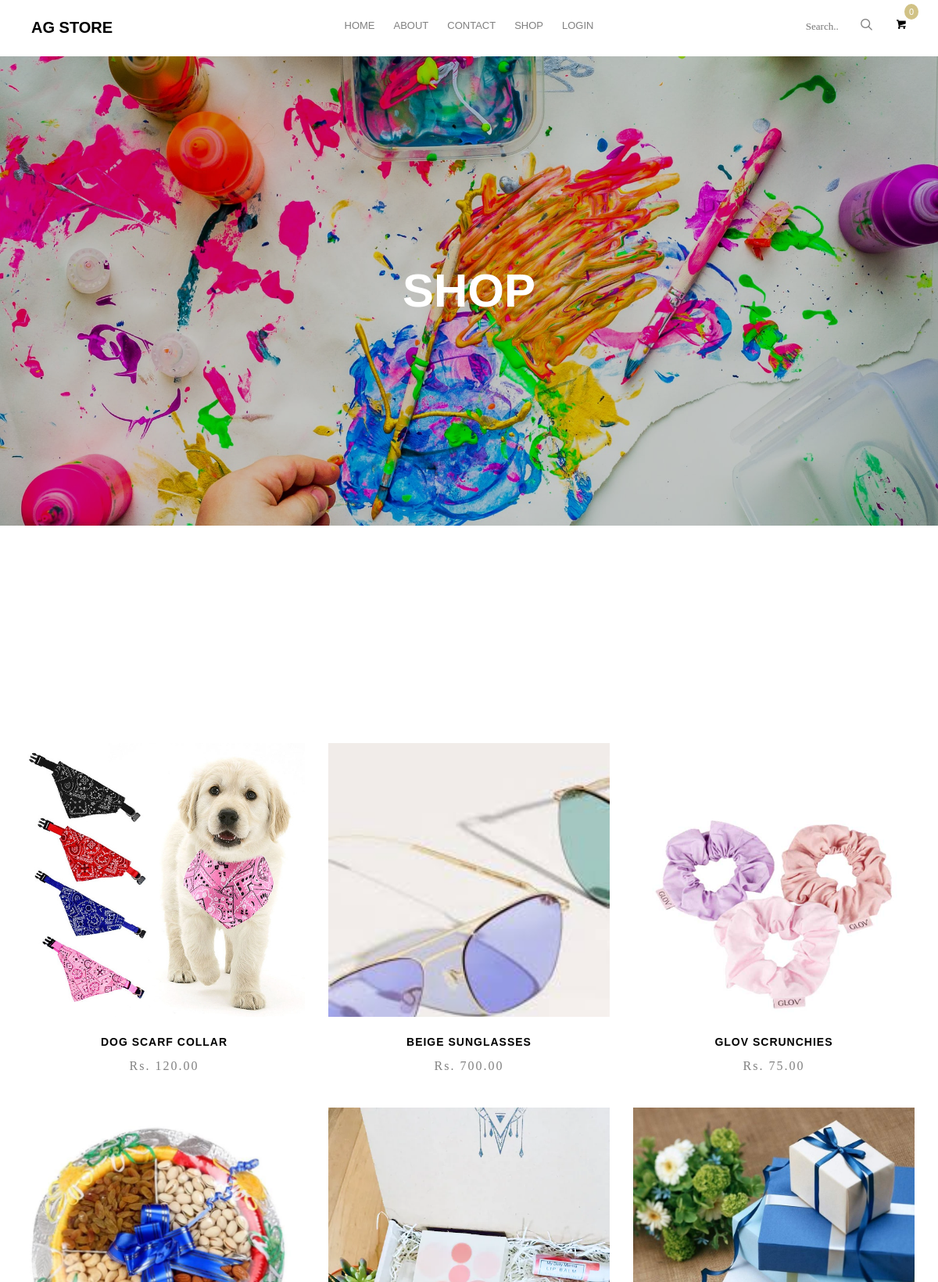
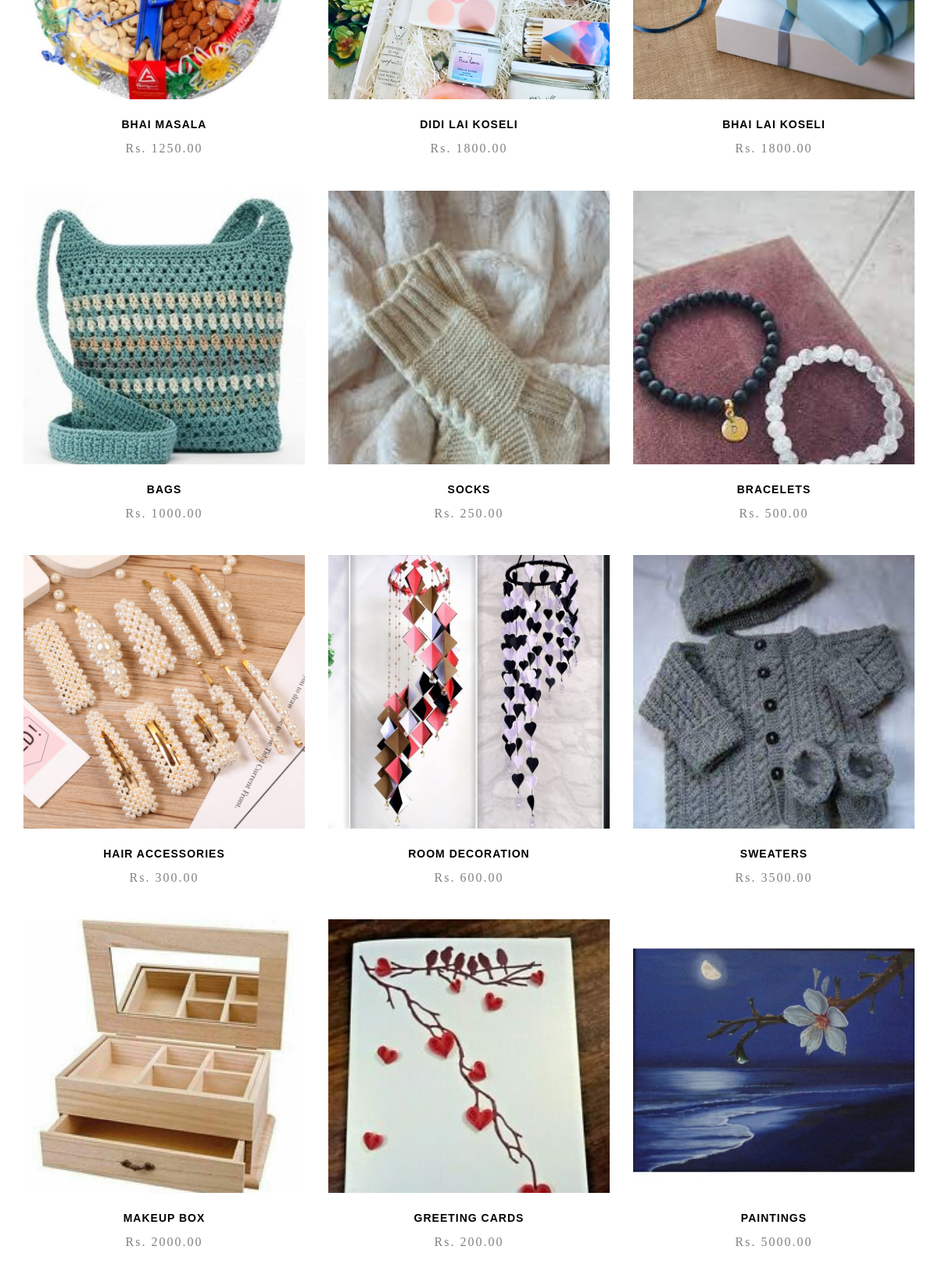
The page /product.php (upper part) on the database its author committed (2 pictures, top to bottom).
### tables this page shows
CREATE TABLE `products` (
  `productID` int(11) NOT NULL,
  `productName` varchar(50) NOT NULL,
  `productDesc` varchar(255) NOT NULL,
  `productPrice` decimal(10,2) NOT NULL,
  `productPhoto` varchar(255) NOT NULL,
  `categoryID` int(11) DEFAULT NULL
);

### product.php (the view, shortened to what this page needs)
<?php
require 'config.inc.php';
?>
<!DOCTYPE HTML>
<html>
<head>
    <link rel="stylesheet" href="./css/animate.css">
    <link rel="stylesheet" href="./css/icomoon.css">
    <link rel="stylesheet" href="./css/bootstrap.css">
    <link rel="stylesheet" href="./css/flexslider.css">
    <link rel="stylesheet" href="./css/owl.carousel.min.css">
    <link rel="stylesheet" href="./css/owl.theme.default.min.css">
    <link rel="stylesheet" href="./css/style.css">
</head>
<body>
    <div id="page" class="product-screen">
        <nav class="fh5co-nav" role="navigation">
            <div class="container">
                <div class="row">
                    <div class="col-md-3 col-xs-2">
                        <div id="fh5co-logo"><a href="index.php">AG Store</a></div>
                    </div>
                    <div class="col-md-6 col-xs-6 text-center menu-1">
                        <ul>
                            <li><a href="index.php">Home</a></li>
                            <li><a href="about.php">About</a></li>
                            <li><a href="contact.php">Contact</a></li>
                            <li><a href="product.php">Shop</a></li>
                            <?php
                            if($_SESSION['loggedIn']){
                                echo '<li>'. $_SESSION['userName'].'</li>';
                                echo '<li><a href="logout.php">Log Out</a></li>';
                            } else{
                                echo '<li><a href="login.php">Login</a></li>';
                            } ?>
                        </ul>
                    </div>
                    <div class="col-md-3 col-xs-4 text-right hidden-xs menu-2">
                        <ul>
                            <li class="search">
                                <div class="input-group">
                                    <input type="text" placeholder="Search..">
                                    <span class="input-group-btn">
										<button class="btn btn-primary" type="button"><i
												class="icon-search"></i></button>
									</span>
                                </div>
                            </li>
                            <li class="shopping-cart"><a href="#" class="cart"><span><small>0</small><i
											class="icon-shopping-cart"></i></span></a></li>
                        </ul>
                    </div>
                </div>
            </div>
        </nav>
        <header id="fh5co-header" class="fh5co-cover fh5co-cover-sm" role="banner" style="background-image:url(images/img_bg_8.jpg);">
            <div class="overlay"></div>
            <div class="container">
                <div class="row">
                    <div class="col-md-8 col-md-offset-2 text-center">
                        <div class="display-t">
                            <div class="display-tc animate-box" data-animate-effect="fadeIn">
                                <h1>Shop</h1>
                            </div>
                        </div>
                    </div>
                </div>
            </div>
        </header>
        <div id="fh5co-product" class="product-screen-container">
            <div class="container">
                <div class="row productList">
                <?php
                    $sql = "SELECT * FROM products;";
                    if($result = $conn -> query($sql)){
                        if($result -> num_rows > 0){
                            while($row = $result -> fetch_array()){?>
                    <div class="col-md-4 text-center">
                        <div class="product">
                            <div class="product-grid" style="background-image:url(images/<?php echo $row['productPhoto']?>);">
                            </div>
                            <div class="desc">
                                <h3><?php echo '<a href="./single.php?productID='. $row['productID'].'">'.$row['productName'].'</a>';?></h3>
                                <span class="price">Rs. <?php echo $row['productPrice'];?></span>
                            </div>
                        </div>
                    </div>
                    <?php
                                        }
                                    }
                                }
                            ?>
                </div>
            </div>
        </div>
    </div>
</body>
</html>

### css/icomoon.css (style rules this page uses)
[class^="icon-"], [class*=" icon-"] { font-family: 'icomoon' !important; speak: none; font-style: normal; font-weight: normal; font-variant: normal; text-transform: none; line-height: 1; -webkit-font-smoothing: antialiased; -moz-osx-font-smoothing: grayscale; }
.icon-search:before { content: "\e036"; }
.icon-shopping-cart:before { content: "\ea13"; }

### rows shown on the page
products: productPhoto (picture), productName "DOG SCARF COLLAR", productPrice "120.00"
products: productPhoto (picture), productName "BEIGE SUNGLASSES", productPrice "700.00"
products: productPhoto (picture), productName "GLOV SCRUNCHIES", productPrice "75.00"
products: productPhoto (picture), productName "BHAI MASALA", productPrice "1250.00"
products: productPhoto (picture), productName "DIDI LAI KOSELI", productPrice "1800.00"
products: productPhoto (picture), productName "BHAI LAI KOSELI", productPrice "1800.00"
products: productPhoto (picture), productName "BAGS", productPrice "1000.00"
products: productPhoto (picture), productName "SOCKS", productPrice "250.00"
products: productPhoto (picture), productName "BRACELETS", productPrice "500.00"
products: productPhoto (picture), productName "HAIR ACCESSORIES", productPrice "300.00"
products: productPhoto (picture), productName "ROOM DECORATION", productPrice "600.00"
products: productPhoto (picture), productName "SWEATERS", productPrice "3500.00"
products: productPhoto (picture), productName "MAKEUP BOX", productPrice "2000.00"
products: productPhoto (picture), productName "GREETING CARDS", productPrice "200.00"
products: productPhoto (picture), productName "PAINTINGS", productPrice "5000.00"
